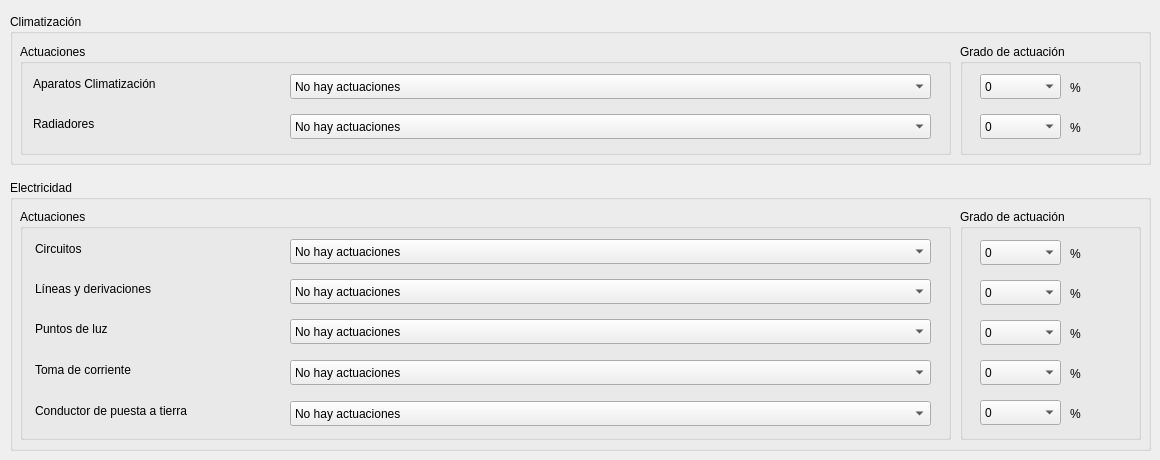
    <widget class="QWidget" name="Instalaciones">
     <attribute name="title">
      <string>Instalaciones I</string>
     </attribute>
     <widget class="QGroupBox" name="groupBox">
      <property name="geometry">
       <rect>
        <x>10</x>
        <y>14</y>
        <width>1141</width>
        <height>151</height>
       </rect>
      </property>
      <property name="title">
       <string>Climatización</string>
      </property>
      <widget class="QGroupBox" name="groupBox_24">
       <property name="geometry">
        <rect>
         <x>10</x>
         <y>30</y>
         <width>931</width>
         <height>111</height>
        </rect>
       </property>
       <property name="title">
        <string>Actuaciones</string>
       </property>
       <widget class="QComboBox" name="cmbRadiadores">
        <property name="geometry">
         <rect>
          <x>270</x>
          <y>70</y>
          <width>641</width>
          <height>25</height>
         </rect>
        </property>
        <item>
         <property name="text">
          <string>No hay actuaciones</string>
         </property>
        </item>
        <item>
         <property name="text">
          <string>Nueva instalación</string>
         </property>
        </item>
       </widget>
       <widget class="QLabel" name="label_119">
        <property name="geometry">
         <rect>
          <x>13</x>
          <y>70</y>
          <width>171</width>
          <height>19</height>
         </rect>
        </property>
        <property name="text">
         <string>Radiadores</string>
        </property>
       </widget>
       <widget class="QComboBox" name="cmbClimatizacion">
        <property name="geometry">
         <rect>
          <x>270</x>
          <y>30</y>
          <width>641</width>
          <height>25</height>
         </rect>
        </property>
        <item>
         <property name="text">
          <string>No hay actuaciones</string>
         </property>
        </item>
        <item>
         <property name="text">
          <string>Nueva instalación</string>
         </property>
        </item>
       </widget>
       <widget class="QLabel" name="label_116">
        <property name="geometry">
         <rect>
          <x>13</x>
          <y>30</y>
          <width>321</width>
          <height>19</height>
         </rect>
        </property>
        <property name="text">
         <string>Aparatos Climatización</string>
        </property>
       </widget>
      </widget>
      <widget class="QGroupBox" name="groupBox_25">
       <property name="geometry">
        <rect>
         <x>950</x>
         <y>30</y>
         <width>181</width>
         <height>111</height>
        </rect>
       </property>
       <property name="title">
        <string>Grado de actuación</string>
       </property>
       <widget class="QLabel" name="label_122">
        <property name="geometry">
         <rect>
          <x>110</x>
          <y>74</y>
          <width>31</width>
          <height>19</height>
         </rect>
        </property>
        <property name="text">
         <string>%</string>
        </property>
       </widget>
       <widget class="QComboBox" name="cmbClimatizacionAct">
        <property name="geometry">
         <rect>
          <x>20</x>
          <y>30</y>
          <width>81</width>
          <height>25</height>
         </rect>
        </property>
        <item>
         <property name="text">
          <string>0</string>
         </property>
        </item>
        <item>
         <property name="text">
          <string>100</string>
         </property>
        </item>
       </widget>
       <widget class="QLabel" name="label_115">
        <property name="geometry">
         <rect>
          <x>110</x>
          <y>34</y>
          <width>31</width>
          <height>19</height>
         </rect>
        </property>
        <property name="text">
         <string>%</string>
        </property>
       </widget>
       <widget class="QComboBox" name="cmbRadiadoresAct">
        <property name="geometry">
         <rect>
          <x>20</x>
          <y>70</y>
          <width>81</width>
          <height>25</height>
         </rect>
        </property>
        <item>
         <property name="text">
          <string>0</string>
         </property>
        </item>
        <item>
         <property name="text">
          <string>100</string>
         </property>
        </item>
       </widget>
      </widget>
     </widget>
     <widget class="QGroupBox" name="groupBox_5">
      <property name="geometry">
       <rect>
        <x>10</x>
        <y>180</y>
        <width>1141</width>
        <height>271</height>
       </rect>
      </property>
      <property name="title">
       <string>Electricidad</string>
      </property>
      <widget class="QGroupBox" name="groupBox_26">
       <property name="geometry">
        <rect>
         <x>10</x>
         <y>29</y>
         <width>931</width>
         <height>231</height>
        </rect>
       </property>
       <property name="title">
        <string>Actuaciones</string>
       </property>
       <widget class="QLabel" name="label_20">
        <property name="geometry">
         <rect>
          <x>15</x>
          <y>30</y>
          <width>211</width>
          <height>19</height>
         </rect>
        </property>
        <property name="text">
         <string>Circuitos</string>
        </property>
       </widget>
       <widget class="QComboBox" name="cmbTomaCorriente">
        <property name="geometry">
         <rect>
          <x>270</x>
          <y>151</y>
          <width>641</width>
          <height>25</height>
         </rect>
        </property>
        <item>
         <property name="text">
          <string>No hay actuaciones</string>
         </property>
        </item>
        <item>
         <property name="text">
          <string>Sustitución y reposición</string>
         </property>
        </item>
       </widget>
       <widget class="QComboBox" name="cmbCircuitos">
        <property name="geometry">
         <rect>
          <x>270</x>
          <y>30</y>
          <width>641</width>
          <height>25</height>
         </rect>
        </property>
        <item>
         <property name="text">
          <string>No hay actuaciones</string>
         </property>
        </item>
        <item>
         <property name="text">
          <string>Sustitución y reposición</string>
         </property>
        </item>
       </widget>
       <widget class="QLabel" name="label_26">
        <property name="geometry">
         <rect>
          <x>15</x>
          <y>151</y>
          <width>221</width>
          <height>19</height>
         </rect>
        </property>
        <property name="text">
         <string>Toma de corriente</string>
        </property>
       </widget>
       <widget class="QComboBox" name="cmbPuntosLuz">
        <property name="geometry">
         <rect>
          <x>270</x>
          <y>110</y>
          <width>641</width>
          <height>25</height>
         </rect>
        </property>
        <item>
         <property name="text">
          <string>No hay actuaciones</string>
         </property>
        </item>
        <item>
         <property name="text">
          <string>Sustitución y reposición</string>
         </property>
        </item>
       </widget>
       <widget class="QComboBox" name="cmbConductorPuestaTierra">
        <property name="geometry">
         <rect>
          <x>270</x>
          <y>192</y>
          <width>641</width>
          <height>25</height>
         </rect>
        </property>
        <item>
         <property name="text">
          <string>No hay actuaciones</string>
         </property>
        </item>
        <item>
         <property name="text">
          <string>Nueva instalación</string>
         </property>
        </item>
       </widget>
       <widget class="QLabel" name="label_21">
        <property name="geometry">
         <rect>
          <x>15</x>
          <y>70</y>
          <width>211</width>
          <height>19</height>
         </rect>
        </property>
        <property name="text">
         <string>Líneas y derivaciones</string>
        </property>
       </widget>
       <widget class="QComboBox" name="cmbLineasYDerivaciones">
        <property name="geometry">
         <rect>
          <x>270</x>
          <y>70</y>
          <width>641</width>
          <height>25</height>
         </rect>
        </property>
        <item>
         <property name="text">
          <string>No hay actuaciones</string>
         </property>
        </item>
        <item>
         <property name="text">
          <string>Sustitución y reposición</string>
         </property>
        </item>
       </widget>
       <widget class="QLabel" name="label_27">
        <property name="geometry">
         <rect>
          <x>15</x>
          <y>192</y>
          <width>271</width>
          <height>19</height>
         </rect>
        </property>
        <property name="text">
         <string>Conductor de puesta a tierra</string>
        </property>
       </widget>
       <widget class="QLabel" name="label_22">
        <property name="geometry">
         <rect>
          <x>15</x>
          <y>110</y>
          <width>231</width>
          <height>19</height>
         </rect>
        </property>
        <property name="text">
         <string>Puntos de luz</string>
        </property>
       </widget>
      </widget>
      <widget class="QGroupBox" name="groupBox_27">
       <property name="geometry">
        <rect>
         <x>950</x>
         <y>29</y>
         <width>181</width>
         <height>231</height>
        </rect>
       </property>
       <property name="title">
        <string>Grado de actuación</string>
       </property>
       <widget class="QLabel" name="label_64">
        <property name="geometry">
         <rect>
          <x>110</x>
          <y>35</y>
          <width>31</width>
          <height>19</height>
         </rect>
        </property>
        <property name="text">
         <string>%</string>
        </property>
       </widget>
       <widget class="QLabel" name="label_65">
        <property name="geometry">
         <rect>
          <x>110</x>
          <y>75</y>
          <width>31</width>
          <height>19</height>
         </rect>
        </property>
        <property name="text">
         <string>%</string>
        </property>
       </widget>
       <widget class="QLabel" name="label_68">
        <property name="geometry">
         <rect>
          <x>110</x>
          <y>195</y>
          <width>31</width>
          <height>19</height>
         </rect>
        </property>
        <property name="text">
         <string>%</string>
        </property>
       </widget>
       <widget class="QComboBox" name="cmbConductorPuestaTierraAct">
        <property name="geometry">
         <rect>
          <x>20</x>
          <y>191</y>
          <width>81</width>
          <height>25</height>
         </rect>
        </property>
        <item>
         <property name="text">
          <string>0</string>
         </property>
        </item>
        <item>
         <property name="text">
          <string>100</string>
         </property>
        </item>
       </widget>
       <widget class="QComboBox" name="cmbTomaCorrienteAct">
        <property name="geometry">
         <rect>
          <x>20</x>
          <y>151</y>
          <width>81</width>
          <height>25</height>
         </rect>
        </property>
        <item>
         <property name="text">
          <string>0</string>
         </property>
        </item>
        <item>
         <property name="text">
          <string>1 a 30</string>
         </property>
        </item>
        <item>
         <property name="text">
          <string>31 a 60</string>
         </property>
        </item>
        <item>
         <property name="text">
          <string>61 a 100</string>
         </property>
        </item>
       </widget>
       <widget class="QComboBox" name="cmbCircuitosAct">
        <property name="geometry">
         <rect>
          <x>20</x>
          <y>31</y>
          <width>81</width>
          <height>25</height>
         </rect>
        </property>
        <item>
         <property name="text">
          <string>0</string>
         </property>
        </item>
        <item>
         <property name="text">
          <string>1 a 30</string>
         </property>
        </item>
        <item>
         <property name="text">
          <string>31 a 60</string>
         </property>
        </item>
        <item>
         <property name="text">
          <string>61 a 100</string>
         </property>
        </item>
       </widget>
       <widget class="QLabel" name="label_67">
        <property name="geometry">
         <rect>
          <x>110</x>
          <y>155</y>
          <width>31</width>
          <height>19</height>
         </rect>
        </property>
        <property name="text">
         <string>%</string>
        </property>
       </widget>
       <widget class="QLabel" name="label_66">
        <property name="geometry">
         <rect>
          <x>110</x>
          <y>115</y>
          <width>31</width>
          <height>19</height>
         </rect>
        </property>
        <property name="text">
         <string>%</string>
        </property>
       </widget>
       <widget class="QComboBox" name="cmbPuntosLuzAct">
        <property name="geometry">
         <rect>
          <x>20</x>
          <y>111</y>
          <width>81</width>
          <height>25</height>
         </rect>
        </property>
        <item>
         <property name="text">
          <string>0</string>
         </property>
        </item>
        <item>
         <property name="text">
          <string>1 a 30</string>
         </property>
        </item>
        <item>
         <property name="text">
          <string>31 a 60</string>
         </property>
        </item>
        <item>
         <property name="text">
          <string>61 a 100</string>
         </property>
        </item>
       </widget>
       <widget class="QComboBox" name="cmbLineasYDerivacionesAct">
        <property name="geometry">
         <rect>
          <x>20</x>
          <y>71</y>
          <width>81</width>
          <height>25</height>
         </rect>
        </property>
        <item>
         <property name="text">
          <string>0</string>
         </property>
        </item>
        <item>
         <property name="text">
          <string>1 a 30</string>
         </property>
        </item>
        <item>
         <property name="text">
          <string>31 a 60</string>
         </property>
        </item>
        <item>
         <property name="text">
          <string>61 a 100</string>
         </property>
        </item>
       </widget>
      </widget>
      <zorder>groupBox_27</zorder>
      <zorder>groupBox_26</zorder>
     </widget>
    </widget>
